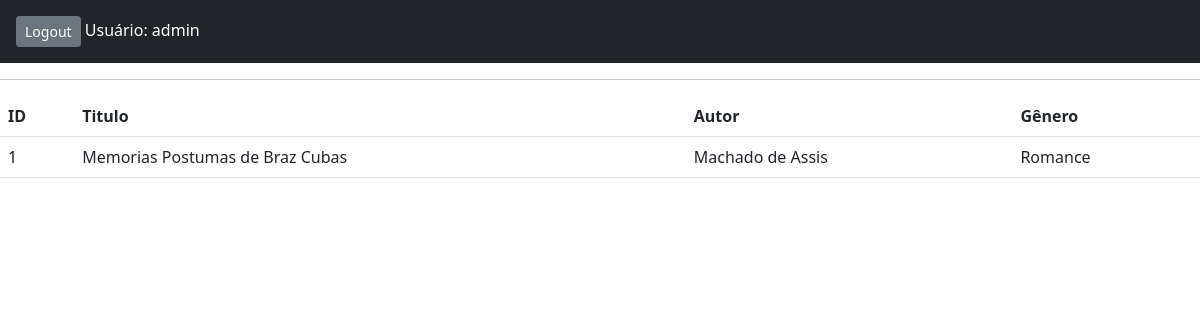
The page /livros/listar (signed in) on the database its author committed.
### livro.py (models this page shows)
class Livro(db.Model):
    id = db.Column(db.Integer, primary_key=True)
    titulo = db.Column(db.String(200), unique=False, nullable=False)
    autor = db.Column(db.String(80), unique=False, nullable=False)
    genero = db.Column(db.String(120), unique=False, nullable=False)

### app.py (the view)
@app.route('/livros/listar')
def listar_livros():
    if session.get('autenticado',False)==False:
        flash(u'Login necessário!')
        return(redirect(url_for('login')))
    livros = Livro.query.order_by(Livro.titulo).all()
    return(render_template('livros.html', livros=livros))

### templates/livros.html
{% extends "base.html" %}
{% block conteudo %}
<table class="table">
    <tr>
        <th>ID</th>
        <th>Titulo</th>
        <th>Autor</th>
        <th>Gênero</th>
    </tr>
    {% for livro in livros %}
        <tr>
            <td>{{livro.id}}</td>
            <td>{{livro.titulo}}</td>
            <td>{{livro.autor}}</td>
            <td>{{livro.genero}}</td>
        </tr>
    {% endfor %}
</table>
{% endblock %}

### rows shown on the page
Livro: id "1", titulo "Memorias Postumas de Braz Cubas", autor "Machado de Assis", genero "Romance"

### other values the page prints
{{ session.get('username') }} "admin"
